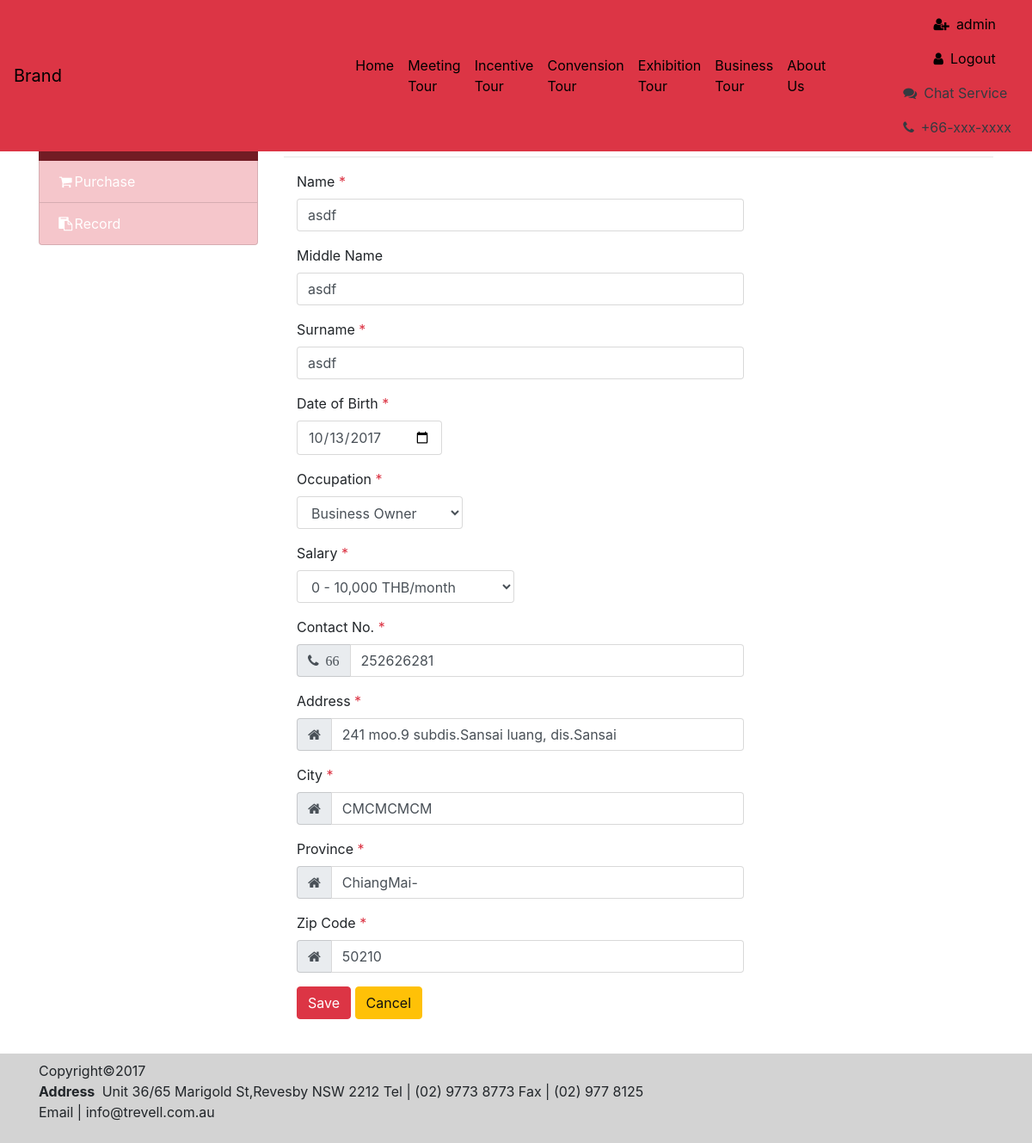
Screenshot of /old/Chinese_Tour/EditInfo.php (signed in) with the database file from the repository.
### tables this page shows
CREATE TABLE `member` (
  `id` int(11) NOT NULL,
  `username` varchar(50) NOT NULL,
  `password` varchar(60) NOT NULL,
  `first_name` varchar(50) NOT NULL,
  `middle_name` varchar(50) NOT NULL,
  `last_name` varchar(50) NOT NULL,
  `dob` date NOT NULL,
  `country_code` int(11) NOT NULL,
  `phone` varchar(15) NOT NULL,
  `email` varchar(50) NOT NULL,
  `address` varchar(100) NOT NULL,
  `city` varchar(50) NOT NULL,
  `province` varchar(50) NOT NULL,
  `zipcode` varchar(6) NOT NULL,
  `occupation` int(11) NOT NULL,
  `salary` int(11) NOT NULL,
  `active` int(11) NOT NULL DEFAULT '0',
  `hash` varchar(60) NOT NULL
);

### old/Chinese_Tour/editInfo.php (the view, shortened to what this page needs)
<?php
    include('module/session.php');
    $id = $_SESSION['login_id'];
  $sql_db =  "SELECT * FROM `member` WHERE id=$id" ;
  $result2 = mysqli_query($conn,$sql_db);
  $data = mysqli_fetch_array($result2);
  $firstname_db = $data['first_name'];
  $middlename_db = $data['middle_name'];
  $lastname_db = $data['last_name'];
  $phone_db = $data['phone'];
  $salary_db = $data['salary'];
  $occupation_db = $data['occupation'];
  $date_of_birth = $data['dob'];
  $address_db = $data['address'];
  $city_db = $data['city'];
  $province_db = $data['province'];
  $zipcode_db = $data['zipcode'];
?>
<!DOCTYPE html>
<html lang="en">
<head>
    <link rel="stylesheet" href="https://maxcdn.bootstrapcdn.com/font-awesome/4.6.1/css/font-awesome.min.css">
    <link href="vendor/bootstrap/css/bootstrap.min.css" rel="stylesheet">
    <link href="css/modern-business.css" rel="stylesheet">
</head>
<body>
  <?php
    include 'component/header.php';
    ?>
  <br><br>
  <div class="container">
    <div class="row">
      <div class="col-lg-3 mb-4">
        <div class="list-group admin-menu">
          <a href="Profile.php" class="list-group-item list-group-item-danger active text-white"><i class="fa fa-user fa-fw"></i>Profile</a>
          <a href="Purchase.php" class="list-group-item list-group-item-danger text-white"><i class="fa fa-shopping-cart fa-fw"></i>Purchase</a>
          <a href="Record.php" class="list-group-item list-group-item-danger text-white"><i class="fa fa-clipboard fa-fw"></i>Record</a>
        </div>
      </div>
      <div class="col-lg-9 mb-4">
        <h3 class="entry-title"><span><br>Account Information</span> </h3>
        <hr>
        <form action='php_edit_func.php' method="post">
      <div class="form-group">
        <label class="control-label col-sm-8">Name <span class="text-danger">*</span></label>
        <div class="col-sm-8">
          <div class="input-group">
            <input onkeyup = "Validate(this)" id="txt" type="text" class="form-control" name="firstname" id="firstname" value= "<?php echo $firstname_db ?>"required>
          </div>
        </div>
      </div>
      <div class="form-group">
        <label class="control-label col-sm-8">Middle Name</label>
        <div class="col-sm-8">
          <div class="input-group">
            <input onkeyup = "Validate(this)" type="text" class="form-control" name="middlename" id="middlename" value="<?php echo $middlename_db ?>">
          </div>
        </div>
      </div>
      <div class="form-group">
        <label class="control-label col-sm-8">Surname <span class="text-danger">*</span></label>
        <div class="col-sm-8">
          <div class="input-group">
            <input onkeyup = "Validate(this)" type="text" class="form-control" name="surname" id="surname" value="<?php echo $lastname_db ?>" required>
          </div>
        </div>
      </div>
      <div class="form-group">
        <label class="control-label col-sm-8">Date of Birth <span class="text-danger">*</span></label>
        <div class="col-md-8 col-sm-9">
          <div class="form-inline">
            <div class="form-group">
            <input required id="dob" name="dob" class="form-control" type="date" value="<?php echo $date_of_birth ?>"/>
            </div>
          </div>
        </div>
      </div>
      <div class="form-group">
        <label class="control-label col-sm-8">Occupation<span class="text-danger"> *</span></label>
        <div class="form-inline col-md-8 col-sm-9">
          <select name="Occupation" class="form-control"  required >
    <option value="1" <?php if($occupation_db == 1) echo "selected"; ?>>Business Owner</option>
          </select>
      </div>
      </div>
      <div class="form-group">
        <label class="control-label col-sm-8">Salary<span class="text-danger"> *</span></label>
        <div class="form-inline col-md-8 col-sm-9">
          <select name="salary" class="form-control" required>
            <option value="1" <?php if($salary_db == 1) echo "selected"; ?> >0&nbsp;-&nbsp;10,000&nbsp;THB/month</option>
          </select>
      </div>
      </div>
      <div class="form-group">
        <label class="control-label col-sm-8">Contact No. <span class="text-danger">*</span></label>
        <div class="col-sm-8">
          <div class="input-group">
            <span class="input-group-addon"><i class="fa fa-phone">&nbsp;&nbsp;66</i></span>
          <input onkeyup="validatephone(this);" type="text" class="form-control phone" maxlength="9" name="contactnum" id="contactnum" value="<?php echo $phone_db ?>" required>
          </div>
        </div>
      </div>
      <div class="form-group">
        <label class="control-label col-sm-8">Address <span class="text-danger">*</span></label>
        <div class="col-sm-8">
          <div class="input-group">
            <span class="input-group-addon req"><i class="fa fa-home"></i></span>
            <input required name="address" type="text" class="form-control inputpass" minlength="4" maxlength="50" value="<?php echo $address_db ?>" id="address" placeholder="Address" />
          </div>
        </div>
      </div>
      <div class="form-group">
        <label class="control-label col-sm-8">City <span class="text-danger">*</span></label>
        <div class="col-sm-8">
          <div class="input-group">
            <span class="input-group-addon req"><i class="fa fa-home"></i></span>
          <input onkeyup = "Validate(this)" id="txt" type="text" class="form-control" name="city" id="city" value="<?php echo $city_db ?>" placeholder="City" required>
          </div>
        </div>
      </div>
      <div class="form-group">
        <label class="control-label col-sm-8">Province <span class="text-danger">*</span></label>
        <div class="col-sm-8">
          <div class="input-group">
            <span class="input-group-addon req"><i class="fa fa-home"></i></span>
            <input onkeyup = "Validate(this)" id="txt" type="text" class="form-control" name="province" id="province" value="<?php echo $province_db ?>" placeholder="Province" required>
          </div>
        </div>
      </div>
      <div class="form-group">
        <label class="control-label col-sm-8">Zip Code <span class="text-danger">*</span></label>
        <div class="col-sm-8">
          <div class="input-group">
            <span class="input-group-addon req"><i class="fa fa-home"></i></span>
          <input onkeyup="validatephone(this);" type="text" class="form-control phone" maxlength="5" name="zipcode" value="<?php echo $zipcode_db ?>" id="zipcode" placeholder="Zip Code" required>
          </div>
        </div>
      </div>
      <div class="form-group">
        <div class="col-sm-8 float-none">
          <input type="submit" class="btn btn-danger btn-md" value="Save" name='save'>
          <input name="Submit" type="button" value="Cancel" onclick="window.location.href='Profile.php'" class="btn btn-warning">
        </div>
      </div>
      </form>
    </div>
  </div>
</div>
<?php
    include 'component/footer.php';
    ?>
</body>
</html>

### old/Chinese_Tour/css/modern-business.css (style rules this page uses)
body { padding-top: 54px; }
@media (min-width: 992px) { body { padding-top: 56px; } }
a { color: #000 !important; }
html,body { height:100%; }
.carousel,.item,.active { height:100%; }

### rows the page displays
member: firstname "asdf", middlename "asdf", surname "asdf", dob "10/13/2017", Occupation "Business Owner", salary "0 - 10,000 THB/month", contactnum "252626281", address "241 moo.9 subdis.Sansai luang, dis.Sansai", city "CMCMCMCM", province "ChiangMai-", zipcode "50210"

### other values shown
$GLOBALS['firstname'] "admin"
